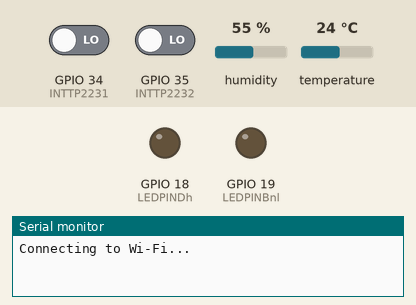
This sketch was run on a simulated ESP32. Parts: output pins drawn as LEDs (lit = HIGH), the last lines printed to the serial monitor. Dashed ring = blinking. The inputs (shaded band) are chosen by the test bench; at power-on: GPIO 34 (INTTP2231) LOW, GPIO 35 (INTTP2232) LOW, humidity 55 %, temperature 24 °C. WiFi joins after 1.5 s; servers stay silent unless stated; no MQTT or app messages arrive unless stated.

Above: at 1.2 s.
1.3 s: GPIO 34 (INTTP2231) driven HIGH
At 1.55 s:
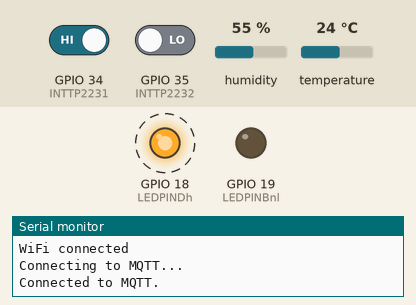
4.8 s: GPIO 35 (INTTP2232) driven HIGH
At 5.3 s:
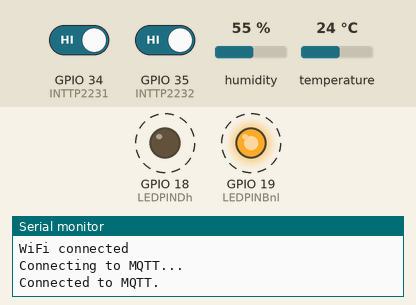
8.3 s: GPIO 35 (INTTP2232) driven LOW
At 8.58 s:
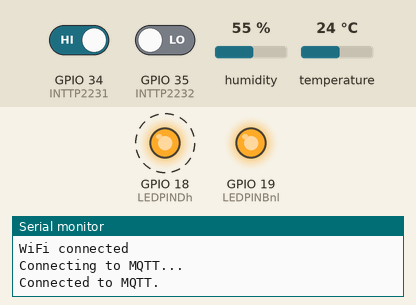
11.8 s: GPIO 34 (INTTP2231) driven LOW
At 11.8 s:
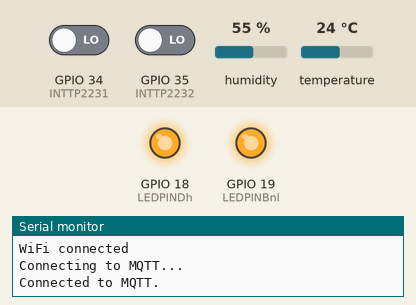
Timing chart, 0 to 14.3 s (numbered marks = the images above; inputs shaded):
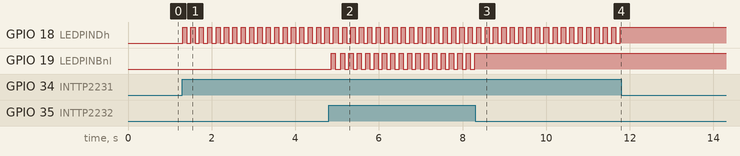

The sketch:

Humtem.ino
```cpp
//Khai bao thư viện sử dụng cảm biến DHT11 (DHT.h); thư viện kết nối esp32 vs Wifi (Wifi.h)
//2 thư viện cho bộ đếm thời gian (freertos/FreeRTOS.h và freertos/timers.h); thư viện kết nối esp32 với mqtt broker (AsyncMqttClient.h)
#include "DHT.h"
#include <WiFi.h>
extern "C" {
  #include "freertos/FreeRTOS.h"
  #include "freertos/timers.h"
}
#include <AsyncMqttClient.h>

//Khai báo thông tin mạng wifi sử dụng
#define WIFI_SSID "Tuan Truong"
#define WIFI_PASSWORD "0362972868"

//Khai báo thông tin mqtt broker
#define MQTT_HOST IPAddress(192, 168, 1, 2)
#define MQTT_PORT 1883

//Khai báo các topic mà esp32 publish và subscribe
#define MQTT_PUB_TEMP "esp32/temperature"
#define MQTT_PUB_HUM  "esp32/humidity"
#define MQTT_PUB_StaDh "StaDh"
#define MQTT_PUB_StaBnl "StaBnl"
#define MQTT_SUB_OutputDh "OutputControlDh"
#define MQTT_SUB_OutputBnl "OutputControlBnl"

//Định nghĩa các chân
const int LEDPINDh = 18;
const int LEDPINBnl = 19;
const int INTTP2231 = 34;
const int INTTP2232 = 35;

//Khai báo các biến, hằng số
int count1 = 0;
int count2 = 0;
int StaDh, StaBnl;
bool Dh_Prv_state = false;
bool Bnl_Prv_state = false;
#define DHTPIN 4
#define DHTTYPE DHT11
DHT dht(DHTPIN, DHTTYPE);
float temp;
float hum;

//Khai báo biến mqttClient để quản lí các client
AsyncMqttClient mqttClient;
TimerHandle_t mqttReconnectTimer;
TimerHandle_t wifiReconnectTimer;

unsigned long previousMillis = 0;
const long interval = 5000;

//Hàm kết nối esp32 vs wifi và hiển thị lên màn hình serial thông báo esp32 đang kết nối vs wifi
void connectToWifi() {
  Serial.println("Connecting to Wi-Fi...");
  WiFi.begin(WIFI_SSID, WIFI_PASSWORD);
}

//Hàm kết nối esp32 vs mqtt broker và hiển thị lên màn hình serial thông báo esp32 đang kết nối vs mqtt broker
void connectToMqtt() {
  Serial.println("Connecting to MQTT...");
  mqttClient.connect();
}

//Hàm thông báo esp32 đã kết nối thành công vs wifi hoặc đã ngắt kết nối vs wifi lên màn hình serial. Tự kết nối lại vs wifi khi mất kết nối
void WiFiEvent(WiFiEvent_t event) {
     //Serial.printf("[WiFi-event] event: %dn", event);
  switch(event) {
    case SYSTEM_EVENT_STA_GOT_IP:
      Serial.println("WiFi connected");
      //Serial.println("IP address: ");
      //Serial.println(WiFi.localIP());
      connectToMqtt();
      break;
    case SYSTEM_EVENT_STA_DISCONNECTED:
      Serial.println("WiFi lost connection");
      xTimerStop(mqttReconnectTimer, 0);
      xTimerStart(wifiReconnectTimer, 0);
      break;
  }
}

//Hàm thông báo esp32 đã kết nối thành công vs mqtt broker lên màn hình serial ; đăng kí esp32 vs những topic cần thiết
void onMqttConnect(bool sessionPresent) {
  Serial.println("Connected to MQTT.");
  //Serial.print("Session present: ");
  //Serial.println(sessionPresent);

 /* uint16_t packetIdSub = mqttClient.subscribe(MQTT_PUB_StaDh, 2);
    Serial.print("Subscribing at QoS 2, packetId: ");
    Serial.println(packetIdSub);*/
    mqttClient.subscribe(MQTT_SUB_OutputDh, 2);
    mqttClient.subscribe(MQTT_SUB_OutputBnl, 2);

}

//Hàm in ra màn hình serial 1 số thông tin của topic mà esp32 đăng kí
void onMqttSubscribe(uint16_t packetId, uint8_t qos) {
  //Serial.println("Subscribe acknowledged.");
  //Serial.print("  packetId: ");
  //Serial.println(packetId);
  //Serial.print("  qos: ");
  //Serial.println(qos);
}

//Hàm thông báo esp32 hủy đăng kí 1 topic lên màn hình serial
void onMqttUnsubscribe(uint16_t packetId) {
  //Serial.println("Unsubscribe acknowledged.");
  //Serial.print("  packetId: ");
  //Serial.println(packetId);
}

//Hàm này như 1 chương trình phụ ngắt, khi có tín hiệu điều khiển từ 1 topic khác mà esp32 đăng kí, nó sẽ nhảy vào đây để thực hiên lệnh
void onMqttMessage(char* topic, char* payload, AsyncMqttClientMessageProperties properties, size_t len, size_t index, size_t total) {
          //Serial.println("\n Publish received.");
          //Serial.print("topic: ");
          //Serial.println(topic);
          String messageTemp;
          for (int i = 0; i < len; i++) {
            messageTemp += (char)payload[i];
          }
            //Serial.print("Message: ");
            //Serial.println(messageTemp);

          if (messageTemp == "ONDh"){
          digitalWrite(LEDPINDh, HIGH);
          //Serial.println("Dh is now ON!");

          }

          else if (messageTemp == "OFFDh"){
          digitalWrite(LEDPINDh, LOW);
          //Serial.println("Dh is now OFF");
          }

          else if (messageTemp == "ONBnl"){
          digitalWrite(LEDPINBnl, HIGH);
          //Serial.println("Bnl is now ON!");
          }

          else{
          digitalWrite(LEDPINBnl, LOW);
          //Serial.println("Bnl is now OFF");
          }

}

//Hàm thông báo esp32 mất kết nối vs mqtt broker lên màn hình serial, tự động kết nối lại vs mqtt broker
void onMqttDisconnect(AsyncMqttClientDisconnectReason reason) {
  Serial.println("Disconnected from MQTT.");
  if (WiFi.isConnected()) {
    xTimerStart(mqttReconnectTimer, 0);
  }
}

//Hàm in ra màn hình serial thông tin 1 số topic mà esp32 publish
void onMqttPublish(uint16_t packetId) {
  //Serial.print("Publish acknowledged.");
  //Serial.print("  packetId: ");
  //Serial.println(packetId);
}

//Hàm chuẩn bị: kết nối nối tiếp esp32 vs máy tính, cấu hình chân, gọi hàm
void setup() {

  Serial.begin(600);
  pinMode(LEDPINDh, OUTPUT);
  pinMode(LEDPINBnl, OUTPUT);
  pinMode(INTTP2231, INPUT);
  pinMode(INTTP2232, INPUT);

  Serial.println();

  dht.begin();

  mqttReconnectTimer = xTimerCreate("mqttTimer", pdMS_TO_TICKS(2000), pdFALSE, (void*)0, reinterpret_cast<TimerCallbackFunction_t>(connectToMqtt));
  wifiReconnectTimer = xTimerCreate("wifiTimer", pdMS_TO_TICKS(2000), pdFALSE, (void*)0, reinterpret_cast<TimerCallbackFunction_t>(connectToWifi));

  WiFi.onEvent(WiFiEvent);
  mqttClient.onConnect(onMqttConnect);
  mqttClient.onDisconnect(onMqttDisconnect);
  mqttClient.onPublish(onMqttPublish);
  mqttClient.onSubscribe(onMqttSubscribe);
  mqttClient.onUnsubscribe(onMqttUnsubscribe);
  mqttClient.onMessage(onMqttMessage);
  mqttClient.setServer(MQTT_HOST, MQTT_PORT);
  connectToWifi();
}

//Vòng lặp vô hạn
void loop() {

  //bật tắt điều hòa
  if(digitalRead(INTTP2231) == HIGH) {
  count1 = count1 + 1;
  if (count1 == 1){
  digitalWrite(LEDPINDh, HIGH);
  }
  }
  if (count1 == 2){
  digitalWrite(LEDPINDh, LOW);
  count1 = 0;
  }
  delay (50);
  //bặt tắt bình nóng lạnh
  if(digitalRead(INTTP2232) == HIGH) {
  count2 = count2 + 1;
  if (count2 == 1){
  digitalWrite(LEDPINBnl, HIGH);
  }
  }
  if (count2 == 2){
  digitalWrite(LEDPINBnl, LOW);
  count2 = 0;
  }
  delay (50);

  //publish dữ liệu nhiệt độ độ ẩm lên các topic tương ứng
  unsigned long currentMillis = millis();
  if (currentMillis - previousMillis >= interval) {
    previousMillis = currentMillis;
    hum = dht.readHumidity();
    temp = dht.readTemperature();

    if (isnan(temp) || isnan(hum)) {
      Serial.println(F("Failed to read from DHT sensor!"));
      return;
    }
    uint16_t packetIdPub1 = mqttClient.publish(MQTT_PUB_TEMP, 1, true, String(temp).c_str());
    //Serial.printf("Publishing on topic %s at QoS 1, packetId: %i", MQTT_PUB_TEMP, packetIdPub1);
    //Serial.printf("Message: %.2f n", temp);

    // Publish an MQTT message on topic esp32/humidity
    uint16_t packetIdPub2 = mqttClient.publish(MQTT_PUB_HUM, 1, true, String(hum).c_str());
    //Serial.printf("Publishing on topic %s at QoS 1, packetId %i: ", MQTT_PUB_HUM, packetIdPub2);
    //Serial.printf("Message: %.2f n", hum);
  }

  //publish trạng thái on off của điều hòa và bình nóng lạnh lên các topic tương ứng
  StaDh = digitalRead(LEDPINDh);
  if (StaDh == HIGH && Dh_Prv_state == false)
  {
    // Publish an MQTT message on topic StaDh
    uint16_t packetIdPub3 = mqttClient.publish(MQTT_PUB_StaDh, 1, true, "ON");
    //Serial.printf("Publishing on topic %s at QoS 1, packetId: %i", MQTT_PUB_StaDh, packetIdPub3);
    //Serial.println(" Message: ON");
    Dh_Prv_state = true;
  }
  else if (StaDh == LOW && Dh_Prv_state == true)
  {
    // Publish an MQTT message on topic StaDh
    uint16_t packetIdPub4 = mqttClient.publish(MQTT_PUB_StaDh, 1, true, "OFF");
    //Serial.printf("Publishing on topic %s at QoS 1, packetId %i: ", MQTT_PUB_StaDh, packetIdPub4);
    //Serial.println(" Message: OFF");
    Dh_Prv_state = false;
  }

  StaBnl = digitalRead(LEDPINBnl);
  if (StaBnl == HIGH && Bnl_Prv_state == false)
  {
    // Publish an MQTT message on topic StaBnl
    uint16_t packetIdPub5 = mqttClient.publish(MQTT_PUB_StaBnl, 1, true, "ON");
    //Serial.printf("Publishing on topic %s at QoS 1, packetId: %i", MQTT_PUB_StaBnl, packetIdPub5);
    //Serial.println(" Message: ON");
    Bnl_Prv_state = true;
  }
  else if (StaBnl == LOW && Bnl_Prv_state == true)
  {
    // Publish an MQTT message on topic StaBnl
    uint16_t packetIdPub6 = mqttClient.publish(MQTT_PUB_StaBnl, 1, true, "OFF");
    //Serial.printf("Publishing on topic %s at QoS 1, packetId %i: ", MQTT_PUB_StaBnl, packetIdPub6);
    //Serial.println(" Message: OFF");
    Bnl_Prv_state = false;
  }

}
```

Measured:
- after the input at 1.3 s, GPIO 18 (LEDPINDh): alternates HIGH for 0.10 s and LOW for 0.10 s, starting at once
- after the input at 4.8 s, GPIO 19 (LEDPINBnl): alternates HIGH for 0.10 s and LOW for 0.10 s, starting after 0.06 s
- after the input at 8.3 s, GPIO 19 (LEDPINBnl): stops changing and stays HIGH
- after the input at 11.8 s, GPIO 18 (LEDPINDh): stops changing and stays HIGH
